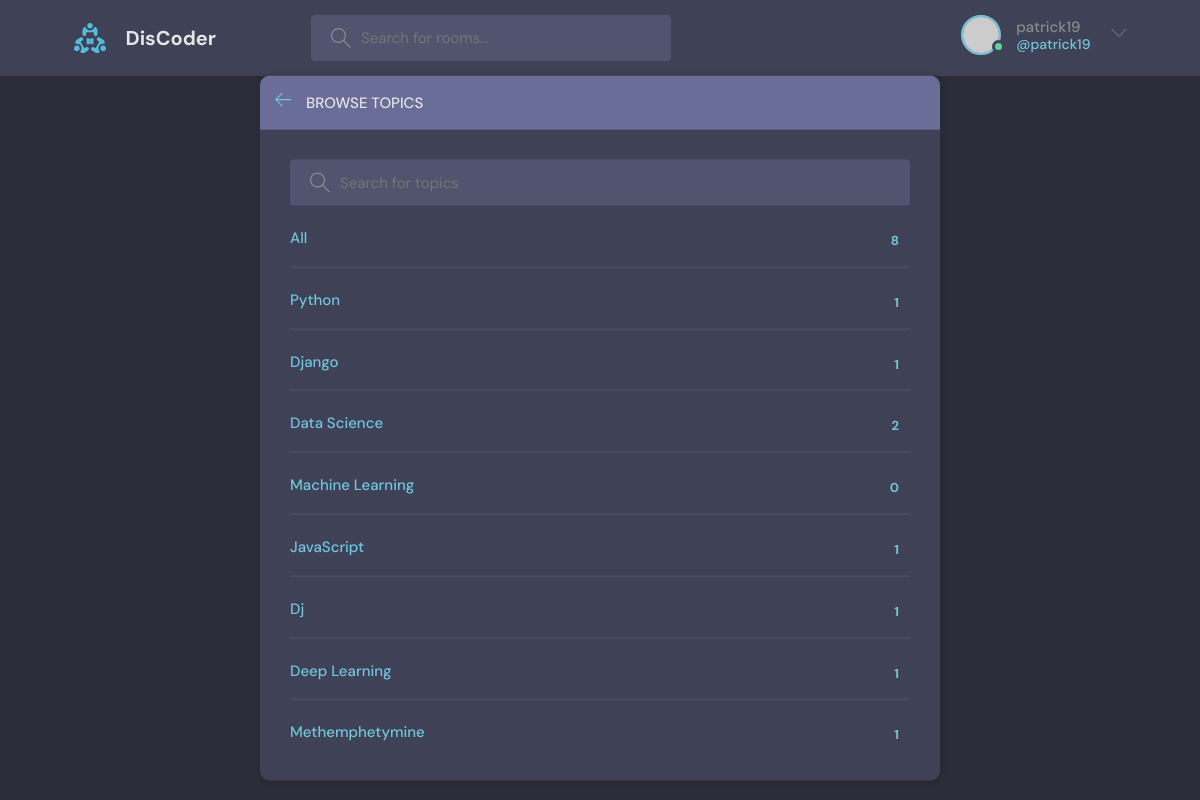
The page /topics (signed in) on the database its author committed.
### base/models.py (models this page shows, shortened)
class Topic(models.Model):
    name = models.CharField(max_length=200)

### base/views.py (the view)
# urls.py: path('topics', views.topicsPage, name = 'topics'),
def topicsPage(request):
    query = request.GET.get('q') if request.GET.get('q') != None else ''
    topics = Topic.objects.filter(name__icontains=query)
    context = {'topics': topics}
    return render(request, 'base/topics.html', context)

### base/templates/base/topics.html (shortened to what this page needs)
{% extends 'main.html'%}
{% block content%}
<main class="create-room layout">
  <div class="container">
    <div class="layout__box">
      <div class="layout__boxHeader">
        <div class="layout__boxTitle">
          <a href="{% url 'home' %}">
            <svg version="1.1" xmlns="http://www.w3.org/2000/svg" width="32" height="32" viewBox="0 0 32 32">
              <title>arrow-left</title>
              <path
                d="M13.723 2.286l-13.723 13.714 13.719 13.714 1.616-1.611-10.96-10.96h27.625v-2.286h-27.625l10.965-10.965-1.616-1.607z">
              </path>
            </svg>
          </a>
          <h3>Browse Topics</h3>
        </div>
      </div>
      <div class="topics-page layout__body">
        <form class="header__search" action="" method="get">
          <label>
            <input name="q" placeholder="Search for topics" />
          </label>
        </form>
        <ul class="topics__list">
          <li>
            <a href="{% url 'topics'%}" class="active">All <span>{{topics.count}}</span></a>
          </li>
          {% for topic in topics %}
          <li>
            <a href="{% url 'home' %}?q={{topic.name}}" class="active">
              {{topic.name}} <span>{{topic.room_set.count}}</span>
            </a>
          </li>
          {% endfor %}
        </ul>
      </div>
    </div>
  </div>
</main>
{% endblock %}

### templates/navbar.html (shortened to what this page needs)
{% load static %}
<header class="header header--loggedIn">
    <div class="container">
        <a href="{% url 'home' %}" class="header__logo">
            <img src="{%static 'images/logo.svg'%}" />
            <h1>DisCoder</h1>
        </a>
        <form class="header__search" method="get" action="{% url 'home' %}">
            <label>
                <input placeholder="Search for rooms..." name="q"/>
            </label>
        </form>
        <nav class="header__menu">
            {% if user.is_authenticated %}
            <div class="header__user">
                <a href="{% url 'user-profile' request.user.id%}">
                    <div class="avatar avatar--medium active">
                        <img src="https://randomuser.me/api/portraits/men/37.jpg" />
                    </div>
                    <p>{{request.user.username}}<span>@{{request.user.username}}</span></p>
                </a>
                <button class="dropdown-button">
                    <svg version="1.1" xmlns="http://www.w3.org/2000/svg" width="32" height="32" viewBox="0 0 32 32">
                        <title>chevron-down</title>
                        <path d="M16 21l-13-13h-3l16 16 16-16h-3l-13 13z"></path>
                    </svg>
                </button>
            </div>
            {% else %}
            <a href="{% url 'login' %}">
              <img src="{% static 'images/avatar.svg'%}" />
              <p>Login</p>
            </a>
            {% endif %}
        </nav>
    </div>
</header>

### static/styles/style.css (style rules this page uses)
:root { --color-main: #71c6dd; --color-main-light: #e1f6fb; --color-dark: #3f4156; --color-dark-medium: #51546e; --color-dark-light: #696d97; --color-light: #e5e5e5; --color-gray: #8b8b8b; --color-light-gray: #b2bdbd; --color-bg: #2d2d39; --color-success: #5dd693; --color-error: #fc4b0b; }
* { font-family: "DM Sans", -apple-system, BlinkMacSystemFont, "Segoe UI", Roboto, Oxygen, Ubuntu, Cantarell, "Open Sans", "Helvetica Neue", sans-serif; margin: 0; padding: 0; box-sizing: border-box; text-rendering: optimizeLegibility; font-size: inherit; }
html { font-size: 56.25%; }
@media only screen and (min-width: 1200px) { html { font-size: 62.5%; } }
body { line-height: 1.6; font-weight: 400; font-size: 1.5rem; color: var(--color-light-gray); background-color: var(--color-bg); min-height: 100vh; }
img { width: 100%; }
a { display: inline-block; color: var(--color-main); text-decoration: none; }
.container { max-width: 120rem; width: 90%; margin: auto; }
.avatar { position: relative; display: inline-block; border-radius: 50%; border: 2px solid var(--color-main); }
.avatar img { display: block; border-radius: 50%; object-fit: cover; object-position: center; }
.avatar::after { content: ""; display: block; position: absolute; background-color: var(--color-gray); z-index: 111; border-radius: 50%; border: 0.3rem solid var(--color-dark); }
.avatar.active::after { background-color: var(--color-success); }
.avatar.avatar--medium img { width: 3.6rem; height: 3.6rem; border-radius: 50%; }
.avatar.avatar--medium:after { width: 0.7rem; height: 0.7rem; bottom: 0px; right: -6px; }
.header { padding: 1.5rem; background-color: var(--color-dark); }
.header > .container { display: flex; gap: 9.5rem; }
.header__logo, .header__user { display: flex; gap: 2rem; align-items: center; }
.header__logo > img { height: 3.2rem; width: 3.2rem; }
.header__logo > h1 { font-weight: 700; font-size: 2rem; color: var(--color-light); }
.header__search > label { background-color: var(--color-dark-medium); padding: 1.3rem 1rem; display: flex; align-items: center; gap: 1rem; border-radius: 4px; }
.header__search svg { fill: var(--color-gray); width: 2rem; height: 2rem; margin-left: 1rem; }
.header__search input { width: 30rem; background: transparent; border: none; outline: none; color: var(--color-light); }
.header__menu { margin-left: auto; position: relative; }
.header__menu a { display: flex; gap: 1.5rem; align-items: center; font-weight: 500; text-decoration: none; color: var(--color-gray); }
.header__menu img { height: 3.6rem; }
.header__menu p { line-height: 1.2; }
.header__menu span { color: var(--color-main); font-weight: 500; font-size: 1.4rem; display: block; }
.header__menu svg { width: 1.6rem; height: 1.6rem; fill: var(--color-dark-light); }
.dropdown-button { background: transparent; border: 0; outline: 0; cursor: pointer; }
.layout { margin-top: 2.4rem; }
.layout > .container { display: flex; justify-content: space-between; align-items: flex-start; }
.layout__box { width: 90%; max-width: 48rem; min-height: 40rem; position: absolute; top: 50%; left: 50%; transform: translate(-50%, -46%); background-color: var(--color-dark); border-radius: 1rem; box-shadow: 1px 1px 6px 3px rgba(0, 0, 0, 0.1); overflow: hidden; }
.layout__boxHeader { display: flex; padding: 1.5rem; background-color: var(--color-dark-light); }
.layout__boxTitle { display: flex; gap: 1.5rem; align-items: center; }
.layout__boxTitle h3 { text-transform: uppercase; font-weight: 500; color: var(--color-light); }
.layout__boxTitle svg { width: 1.6rem; height: 1.6rem; fill: var(--color-main); }
.layout__body { margin: 3rem; }
.topics__list { list-style: none; }
.topics__list li a { display: flex; justify-content: space-between; margin-bottom: 3rem; font-weight: 500; color: var(--color-light-gray); transition: all 0.3s ease-in-out; }
.topics__list li a.active, .topics__list li a:hover { color: var(--color-main); }
.topics__list li a span { padding: 0.5rem 1rem; background-color: var(--color-dark); border-radius: 3px; font-size: 1.3rem; font-weight: 700; letter-spacing: 1px; }
.topics-page .topics__list li:not(:last-child) a { margin: 2rem 0; padding-bottom: 1rem; text-decoration: none; border-bottom: 1px solid var(--color-dark-medium); }
.topics-page .header__search { display: block; }
.create-room.layout .layout__box { max-width: 68rem; }

### rows shown on the page
Topic: name "Python", room_set.count "1"
Topic: name "Django", room_set.count "1"
Topic: name "Data Science", room_set.count "2"
Topic: name "Machine Learning", room_set.count "0"
Topic: name "JavaScript", room_set.count "1"
Topic: name "Dj", room_set.count "1"
Topic: name "Deep Learning", room_set.count "1"
Topic: name "Methemphetymine", room_set.count "1"

### other values the page prints
{{ request.user.username }} "patrick19"
{{ topics.count }} "8"
